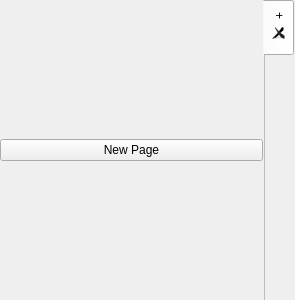
<?xml version="1.0" encoding="UTF-8"?>
<ui version="4.0">
 <class>main_tab</class>
 <widget class="QWidget" name="main_tab">
  <property name="geometry">
   <rect>
    <x>0</x>
    <y>0</y>
    <width>295</width>
    <height>300</height>
   </rect>
  </property>
  <property name="windowTitle">
   <string>Form</string>
  </property>
  <layout class="QHBoxLayout" name="horizontalLayout">
   <property name="spacing">
    <number>0</number>
   </property>
   <property name="margin">
    <number>0</number>
   </property>
   <item>
    <widget class="QTabWidget" name="tabs_sub">
     <property name="sizePolicy">
      <sizepolicy hsizetype="MinimumExpanding" vsizetype="Expanding">
       <horstretch>0</horstretch>
       <verstretch>0</verstretch>
      </sizepolicy>
     </property>
     <property name="focusPolicy">
      <enum>Qt::WheelFocus</enum>
     </property>
     <property name="tabPosition">
      <enum>QTabWidget::East</enum>
     </property>
     <property name="tabShape">
      <enum>QTabWidget::Rounded</enum>
     </property>
     <property name="documentMode">
      <bool>true</bool>
     </property>
     <property name="tabsClosable">
      <bool>true</bool>
     </property>
     <widget class="QWidget" name="page_base">
      <attribute name="title">
       <string>+</string>
      </attribute>
      <layout class="QVBoxLayout" name="verticalLayout">
       <property name="spacing">
        <number>0</number>
       </property>
       <property name="margin">
        <number>0</number>
       </property>
       <item>
        <layout class="QGridLayout" name="gridLayout">
         <property name="spacing">
          <number>0</number>
         </property>
         <item row="0" column="0">
          <widget class="QPushButton" name="btn_new_page">
           <property name="text">
            <string>New Page</string>
           </property>
          </widget>
         </item>
        </layout>
       </item>
      </layout>
     </widget>
    </widget>
   </item>
  </layout>
 </widget>
 <resources/>
 <connections/>
</ui>
